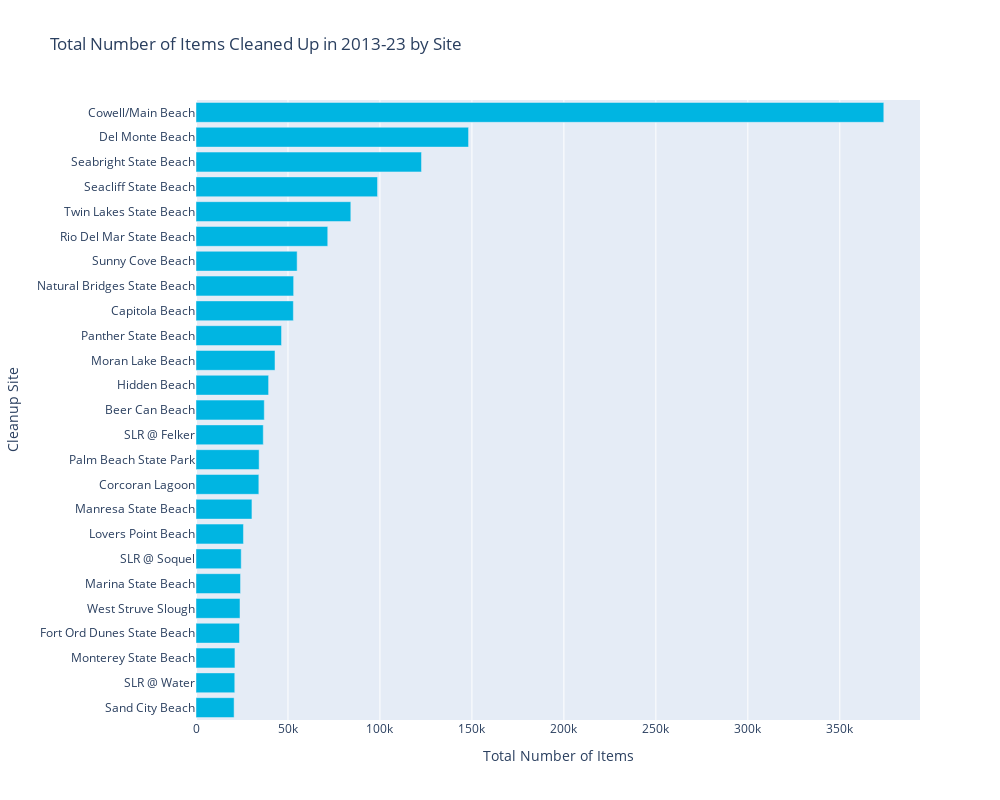

The cell this chart's notebook holds for it:
### Code cell
fig = go.Figure()
fig.add_trace(go.Bar(
    y=sos_sites['Cleanup Site'],
    x=sos_sites['Total Items'],
    orientation='h',
    name='Total Number of Items Cleaned Up',
    marker=dict(color=graphs.SOS_BLUE),
))
fig.update_layout(
    autosize=False,
    width=1000,
    height=800,
    title="Total Number of Items Cleaned Up in 2013-23 by Site",
    yaxis_title='Cleanup Site',
    xaxis_title='Total Number of Items',
    yaxis={'categoryorder':'total ascending'}
)
fig.show()

### Figure 1 — Plotly figure (JSON) as saved in the notebook; plotly's stock layout.template omitted (floating-point values rounded to 4 significant figures)
{"data": [{"marker": {"color": "#00b5e2"}, "name": "Total Number of Items Cleaned Up", "orientation": "h", "type": "bar", "x": [373912, 148200.0, 122578, 98680.0, 84160.0, 71620.0, 54980.0, 53082, 52930.0, 46500.0, 42946, 39470.0, 37114, 36570.0, 34317, 34160.0, 30410.0, 25802, 24573, 24210.0, 23920, 23650.0, 21170.0, 21075, 20710.0], "y": ["Cowell/Main Beach", "Del Monte Beach", "Seabright State Beach", "Seacliff State Beach", "Twin Lakes State Beach", "Rio Del Mar State Beach", "Sunny Cove Beach", "Natural Bridges State Beach", "Capitola Beach", "Panther State Beach", "Moran Lake Beach", "Hidden Beach", "Beer Can Beach", "SLR @ Felker", "Palm Beach State Park", "Corcoran Lagoon", "Manresa State Beach", "Lovers Point Beach", "SLR @ Soquel", "Marina State Beach", "West Struve Slough", "Fort Ord Dunes State Beach", "Monterey State Beach", "SLR @ Water", "Sand City Beach"]}], "layout": {"autosize": false, "height": 800, "title": {"text": "Total Number of Items Cleaned Up in 2013-23 by Site"}, "width": 1000, "xaxis": {"autorange": true, "range": [0, 393600.0], "title": {"text": "Total Number of Items"}, "type": "linear"}, "yaxis": {"autorange": true, "categoryorder": "total ascending", "range": [-0.5, 24.5], "title": {"text": "Cleanup Site"}, "type": "category"}}}
